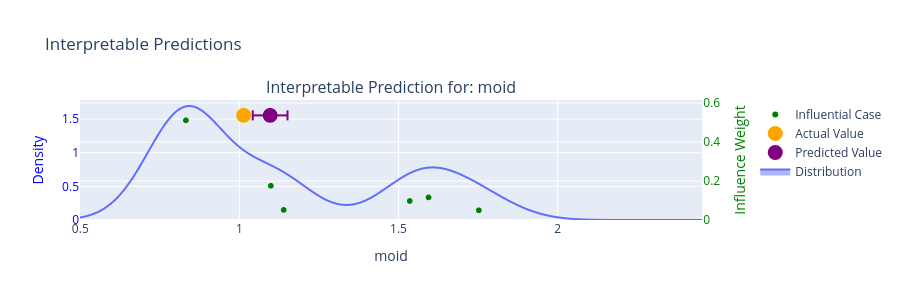

Source (notebook cell):
### Code cell
fig = plot_interpretable_prediction(
    react,
    actual_value=action_value,
    generative_reacts=gen_reacts,
    residual=local_residual,
)
fig.show(width=1000, height=500)

### Figure 1 — Plotly figure (JSON) as saved in the notebook; plotly's stock layout.template omitted (floating-point values rounded to 4 significant figures; data arrays with more than 128 entries replaced by an {"elided": "..."} marker saying what was removed)
{"data": [{"fill": "tonexty", "hoverinfo": "skip", "legend": "legend", "mode": "lines", "name": "Distribution", "type": "scattergl", "x": {"elided": "200 float values"}, "xaxis": "x", "y": {"elided": "200 float values"}, "yaxis": "y"}, {"error_x": {"array": [0.05455]}, "hovertemplate": "<b>Value:</b> %{x}<br><b>Influence:</b> N/A<br><b>Residual:</b> 0.05454537685512497", "legend": "legend", "marker": {"color": "purple", "size": 15}, "mode": "markers", "name": "Predicted Value", "type": "scattergl", "x": [1.097], "xaxis": "x", "y": [0.5368], "yaxis": "y2"}, {"hovertemplate": "<b>Value:</b> %{x}<br><b>Influence:</b> N/A", "legend": "legend", "marker": {"color": "orange", "size": 15}, "mode": "markers", "name": "Actual Value", "type": "scattergl", "x": [1.013], "xaxis": "x", "y": [0.5368], "yaxis": "y2"}, {"customdata": [["d28d73ff-a092-45eb-a717-4fc5d3977931", 950], ["d28d73ff-a092-45eb-a717-4fc5d3977931", 215], ["d28d73ff-a092-45eb-a717-4fc5d3977931", 0], ["d28d73ff-a092-45eb-a717-4fc5d3977931", 15], ["d28d73ff-a092-45eb-a717-4fc5d3977931", 3], ["d28d73ff-a092-45eb-a717-4fc5d3977931", 242]], "hovertemplate": "<b>Value:</b> %{x}<br><b>Influence:</b> %{y}<br><b>Case Index:</b> %{customdata[1]}<br><b>Session:</b> %{customdata[0]}<br>", "legend": "legend", "marker": {"color": "green"}, "mode": "markers", "name": "Influential Case", "type": "scattergl", "x": [0.8321, 1.099, 1.595, 1.536, 1.139, 1.753], "xaxis": "x", "y": [0.5112, 0.1751, 0.1156, 0.09726, 0.05123, 0.04966], "yaxis": "y2"}], "layout": {"annotations": [{"font": {"size": 16}, "showarrow": false, "text": "Interpretable Prediction for: moid", "x": 0.47, "xanchor": "center", "xref": "paper", "y": 1, "yanchor": "bottom", "yref": "paper"}], "height": 300, "legend": {"y": 1, "yanchor": "top"}, "showlegend": true, "title": {"text": "Interpretable Predictions"}, "xaxis": {"anchor": "y", "autorange": true, "domain": [0, 0.94], "title": {"text": "moid"}}, "yaxis": {"anchor": "x", "color": "blue", "domain": [0, 1], "title": {"text": "Density"}}, "yaxis2": {"anchor": "x", "color": "green", "overlaying": "y", "side": "right", "title": {"text": "Influence Weight"}}}}
